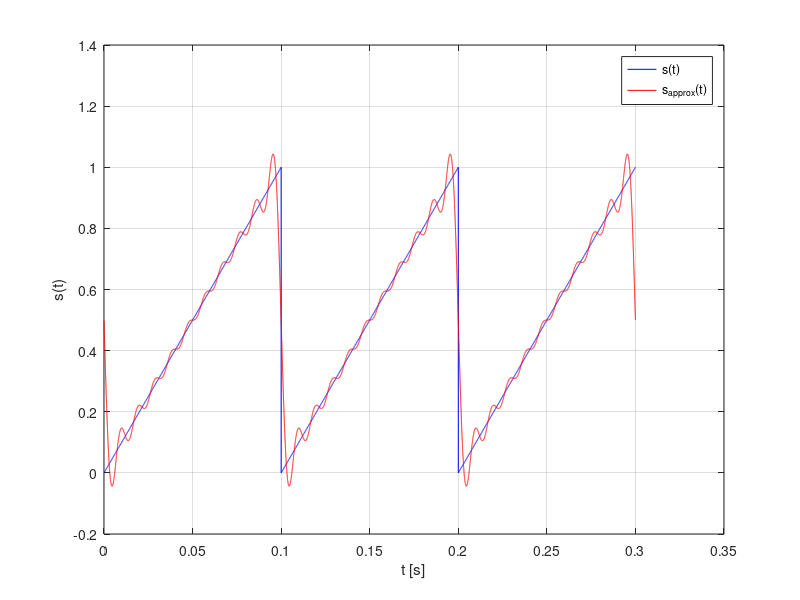
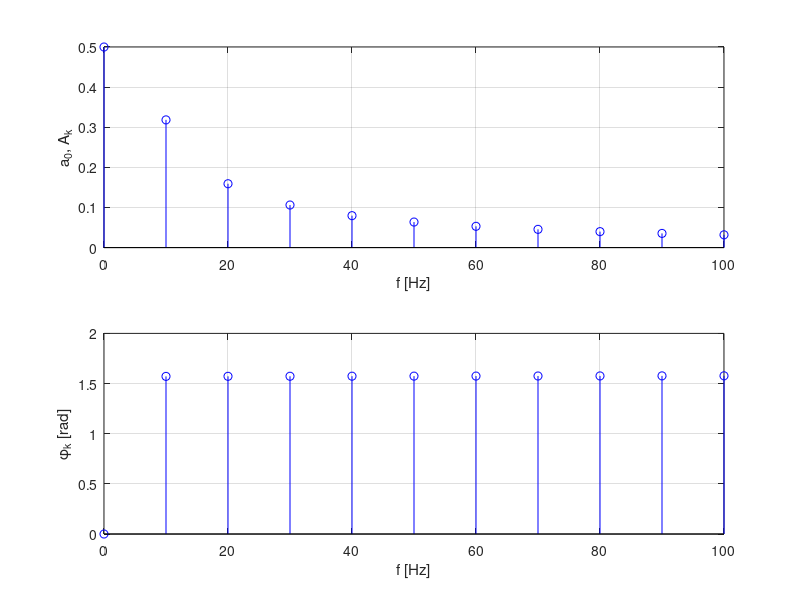

Recreate these plots in MATLAB, in order.
clear all
close all

Amp=1;                  % Amplitude
T0=0.1;                 % Period
bias=0;                 % Y-axis shift
ini_phase=0;            % X-axis shift (initial phase)
duty_cycle=0.5;         % Duty cycle (for rectangular pulses only)
K=10;                   % Number of harmonics 
dt=1.0e-5;              % Time step (lower value - better accuracy)
f0=1/T0;                % Frequency
w0=2*pi*f0;             % Angular frequensy
t=0:dt:T0-dt;           % Time

% Sawtooth
s=(Amp/T0)*t;

% Cosine
% s=Amp*cos(w0*t);

% Rectangular
% s=Amp*double(t<=duty_cycle*T0);

s=s+bias;               % Y-axis shift
                        % X-axis shift
s=circshift(s',-round(ini_phase*length(s)/(2*pi)))';

% Analysis
a=zeros(1,K);           % Even components
b=zeros(1,K);           % Odd components
A=zeros(1,K);           % Amplitudes
phi=zeros(1,K);         % Initial phases
a0=(1/T0)*trapz(s)*dt;  % a0 coefficient (DC level)
phi0=0;                 % Always zero

for k=1:K
                        % Even component
    a(k)=(2/T0)*trapz(s.*cos(k*w0*t)*dt);
                        % Odd component
    b(k)=(2/T0)*trapz(s.*sin(k*w0*t)*dt);
                        % Amplitude
    A(k)=sqrt(a(k).^2+b(k).^2);
                        % Phase
    phi(k)=-atan2(b(k),a(k));
end

% Synthesis
s_=zeros(1,length(t));  % Synthesyzed signal
s_=s_+a0;               % DC livel
for k=1:K
                        % Add a harmonic
    s_=s_+A(k)*cos(k*w0*t+phi(k));
end

% Plots
figure('Name','Signal')
                        % Plot 3 periods
plot(linspace(0,3*T0,3*length(s)),[s s s],'b');
hold on
                        % Plot 3 periods
plot(linspace(0,3*T0,3*length(s_)),[s_ s_ s_],'r');
xlabel('t [s]');        % X-label                                                             
ylabel('s(t)')          % Y-label
                        % Legend
legend('s(t)','s_{approx}(t)')
grid on
f=(0:K)*f0;             % Frequencies 
figure('Name','Spectrum')
ax1=subplot(2,1,1);     % First subplot
stem(f,[a0 A],'b');     % Amplitude spectrum
xlabel('f [Hz]');       % X-label
                        % Y-label
ylabel(['a_{0}' ', ' 'A_{k}']);
grid on
ax2=subplot(2,1,2);     % Second subplot
stem(f,[phi0 phi],'b'); % Phase spectrum
xlabel('f [Hz]');       % X-label                                                             
ylabel('\phi_{k} [rad]')% Y-label
grid on
linkaxes([ax1,ax2],'x')

